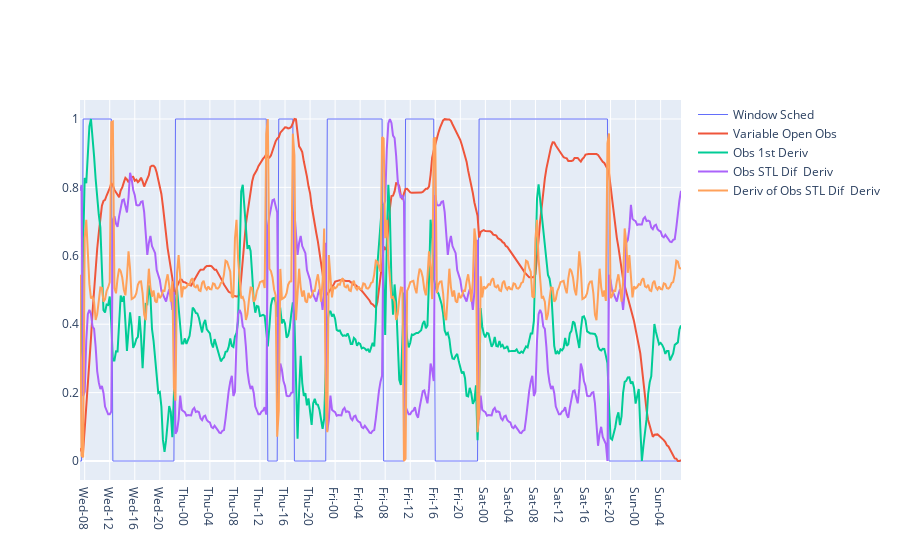

The notebook cell this image was saved under:
### Code cell
fig = go.Figure()

fig.add_trace(go.Scatter(
                    x=a01["DateTime"].index,
                    y=h.normalize(a01["Window Open"]), 
                    mode='lines',
                    name="Window Sched",
                    line=dict(width=1),
                ))

fig.add_trace(go.Scatter(
                    x=a01["DateTime"].index,
                    y=h.normalize(a01["Temp C"]), 
                    mode='lines',
                    name="Variable Open Obs"
                ))



# calculate derivative of observation only 
obs_deriv = h.normalize(pd.Series(np.gradient(a01["Temp C"]), a01.index, name='obs_deriv'))
fig.add_trace(go.Scatter(
                    x=obs_deriv.index,
                    y=obs_deriv, 
                    mode='lines',
                    name="Obs 1st Deriv "
                ))

# difference between this stl decomp 
stl_deriv_dif = h.normalize(h.normalize(stl_deriv.seasonal) - h.normalize(a01["Window Open"]))
fig.add_trace(go.Scatter(
                    x=stl_deriv_dif.index,
                    y=stl_deriv_dif, 
                    mode='lines',
                    name="Obs STL Dif  Deriv "
                ))

stl_deriv_dif_deriv = h.normalize(pd.Series(np.gradient(stl_deriv_dif), dif.index, name='deriv'))
fig.add_trace(go.Scatter(
                    x=stl_deriv_dif_deriv.index,
                    y=stl_deriv_dif_deriv, 
                    mode='lines',
                    name="Deriv of Obs STL Dif  Deriv "
                ))


# second deriv doesnt look very helpful 
# stl_deriv_dif_deriv2 = h.normalize(pd.Series(np.gradient(stl_deriv_dif_deriv), dif.index, name='deriv'))
# fig.add_trace(go.Scatter(
#                     x=stl_deriv_dif_deriv2.index,
#                     y=stl_deriv_dif_deriv2, 
#                     mode='lines',
#                     name="2 Deriv of Obs STL Dif  Deriv "
#                 ))


fig.update_xaxes(
    dtick=4*60*60*1000, #1 hr in miliseconds,
    tickformat='%a-%H')

### Figure 1 — Plotly figure (JSON) as saved in the notebook; plotly's stock layout.template omitted (floating-point values rounded to 4 significant figures; data arrays with more than 128 entries replaced by an {"elided": "..."} marker saying what was removed)
{"data": [{"line": {"width": 1}, "mode": "lines", "name": "Window Sched", "type": "scatter", "x": {"elided": "385 str values"}, "y": {"elided": "385 int values"}}, {"mode": "lines", "name": "Variable Open Obs", "type": "scatter", "x": {"elided": "385 str values"}, "y": {"elided": "385 float values"}}, {"mode": "lines", "name": "Obs 1st Deriv ", "type": "scatter", "x": {"elided": "385 str values"}, "y": {"elided": "385 float values"}}, {"mode": "lines", "name": "Obs STL Dif  Deriv ", "type": "scatter", "x": {"elided": "385 str values"}, "y": {"elided": "385 float values"}}, {"mode": "lines", "name": "Deriv of Obs STL Dif  Deriv ", "type": "scatter", "x": {"elided": "385 str values"}, "y": {"elided": "385 float values"}}], "layout": {"xaxis": {"dtick": 14400000, "tickformat": "%a-%H"}}}
